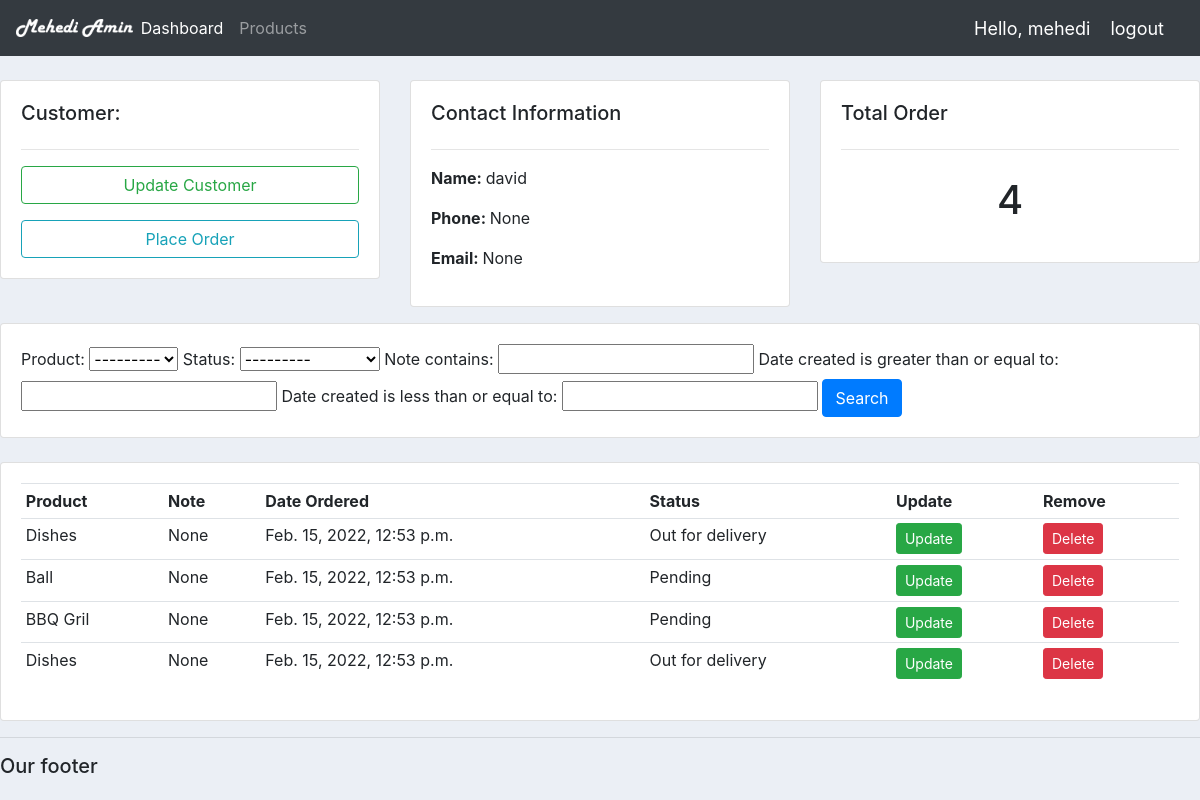
/customer/8/ (signed in), run on an earlier commit of the app's database.
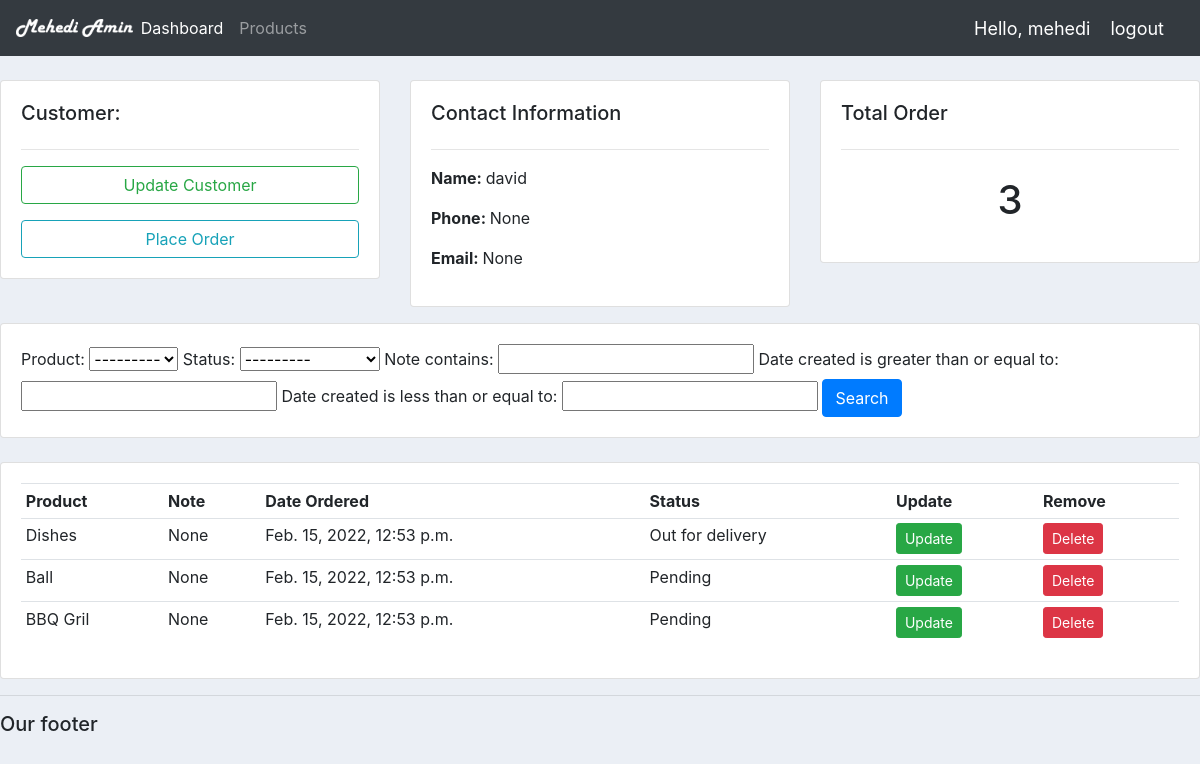
And on a later commit of the database.
### accounts/models.py (models this page shows, shortened)
class Order(models.Model):
	STATUS = (
			('Pending', 'Pending'),
			('Out for delivery', 'Out for delivery'),
			('Delivered', 'Delivered'),
			)
	customer = models.ForeignKey(Customer, null=True, on_delete= models.SET_NULL)
	product = models.ForeignKey(Product, null=True, on_delete= models.SET_NULL)
	date_created = models.DateTimeField(auto_now_add=True, null=True)
	status = models.CharField(max_length=200, null=True, choices=STATUS)
	note = models.CharField(max_length=1000, null=True)

class Product(models.Model):
	CATEGORY = (
			('Indoor', 'Indoor'),
			('Out Door', 'Out Door'),
			)
	name = models.CharField(max_length=200, null=True)
	price = models.FloatField(null=True)
	category = models.CharField(max_length=200, null=True, choices=CATEGORY)
	description = models.CharField(max_length=200, null=True, blank=True)
	date_created = models.DateTimeField(auto_now_add=True, null=True)
	tags = models.ManyToManyField(Tag)
	def __str__(self):
		return self.name

### accounts/decorators.py (the view)
        def wrapper_func(request, *args, **kwargs):
            group = None
            if request.user.groups.exists():
                group = request.user.groups.all()[0].name
            if group in allowed_roles:
                return view_func(request, *args, **kwargs)
            else:
                return HttpResponse('You are not authorized to view this page')

### accounts/views.py (called while the page is built)
@login_required(login_url='login')
@allowed_users(allowed_roles=['admin'])
def customer(request, pk_test):
    customer = Customer.objects.get(id=pk_test)
    orders = customer.order_set.all()
    order_count = orders.count()
    myFilter = OrderFilter(request.GET, queryset=orders)
    orders = myFilter.qs
    context = {'customer':customer, 'orders':orders, 'order_count':order_count,'myFilter':myFilter}
    return render(request,'accounts/customer.html',context)

### accounts/templates/accounts/customer.html
{% extends 'accounts/main.html' %}
{% block content %}
<br>
<div class="row">
    <div class="col-md">
        <div class="card card-body">
            <h5>Customer:</h5>
            <hr>
            <a href="" class="btn btn-outline-success btn-sm-btn-block mb-3">Update Customer</a>
            <a href="{% url 'create_order' customer.id %}" class="btn btn-outline-info btn-sm-btn-block">Place Order</a>
        </div>
    </div>
    <div class="col-md">
        <div class="card card-body">
            <h5>Contact Information</h5>
            <hr>
            <p><b>Name: </b>{{customer.name}}</p>
            <p><b>Phone: </b> {{customer.phone}}</p>
            <p><b>Email: </b> {{customer.email}}</p>
        </div>
    </div>
    <div class="col-md">
        <div class="card card-body">
            <h5>Total Order</h5>
            <hr>
            <h1 style="text-align: center; padding: 10px;">{{order_count}}</h1>
        </div>
    </div>
</div>
<div class="row">
    <div class="col mt-3">
        <div class="card card-body">
            <form method = "get">
                {{myFilter.form}}
                <button class="btn btn-primary" type="submit">Search</button>
            </form>
        </div>
    </div>
</div>
<br>
<div class="row">
    <div class="col-md">
        <div class="card card-body">
            <table class="table table-sm">
                <tr>
                    <th>Product</th>
                    <th>Note</th>
                    <th>Date Ordered</th>
                    <th>Status</th>
                    <th>Update</th>
                    <th>Remove</th>
                </tr>
                {% for order in orders %}
                <tr>
                    <td>{{order.product}}</td>
                    <td>{{order.note}}</td>
                    <td>{{order.date_created}}</td>
                    <td>{{order.status}}</td>
                    <td><a href="#" class="btn btn-sm btn-success">Update</a></td>
                    <td><a href="#" class="btn btn-sm btn-danger">Delete</a></td>
                </tr>
                {%endfor%}
            </table>
        </div>
    </div>
</div>
{% endblock %}

What changed in the data, as far as the page shows it:
removed Order: product "Dishes", note "None", date_created "Feb. 15, 2022, 12:53 p.m.", status "Out for delivery"
Also different on the page:
{{ order_count }}: "4" → "3"
